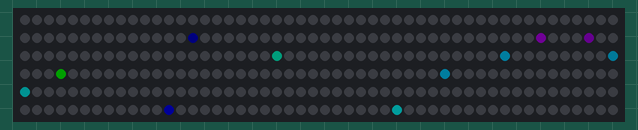
Bench run of a sketch on a simulated Arduino Uno, built with avr-gcc and run on an emulated ATmega328P. On the bench: 300 RGB LEDs in strip order, left to right, continuing on the next row. Dim RGB values are drawn brighter than linear; random numbers use the default seed unless the sketch sets one.

Above: at 8.06 s.
At 14.45 s:
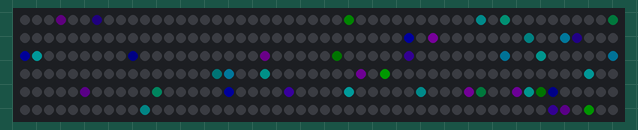
At 16.01 s:
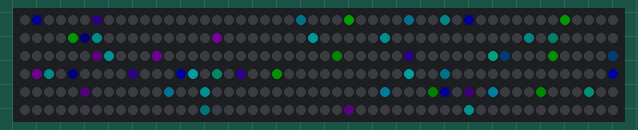
At 17.59 s:
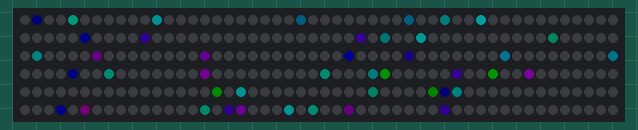

The sketch:

Twinkle_Pulse.ino
```cpp
// UNIVERSAL SETUP

#include <Adafruit_NeoPixel.h>
#include <LightConfig.h>
#include <Colors.h>
#include <Math.h>
Adafruit_NeoPixel strip = Adafruit_NeoPixel(NUM_LIGHTS, PIN_NUMBER, NEO_GRB + NEO_KHZ800);


// PROGRAM-SPECIFIC VARIABLE DEFINITIONS

#define NUM_TWINKLES 15
#define DELAY_MS    25

#define num_elements(x)  (sizeof(x) / sizeof((x)[0]))

char twinkle_location[NUM_LIGHTS] = {};
double minDensity = 0.008;
double maxDensity = 0.2;
double densityStep = 0.02;


// PROGRAM

void setup() {
  strip.setBrightness(BRIGHTNESS);
  strip.begin();
  strip.clear();
  strip.show(); // Initialize all pixels to 'off'
}

double density = minDensity;

void loop() {
  if (density > maxDensity) {
    density = maxDensity;
    densityStep *= -1;
  }
  else if (density < minDensity) {
    density = minDensity;
    densityStep *= -1;
  }

  density += density * densityStep;

  for (int x = 0; x < NUM_LIGHTS; x++) {
    if (random(10000) < density / 20 * 10000 && twinkle_location[x] == 0) {
      twinkle_location[x] = 19;
    }
  }

  for (int light = 0; light < NUM_LIGHTS; light++) {
    if (twinkle_location[light] > 0) {
      uint32_t picker = light % (num_elements(cool_colors));
      uint32_t light_color = cool_colors[picker];
      uint32_t fade_color;
      if (twinkle_location[light] > 15) {
        fade_color = LinearColorFade(BLACK, light_color, pow(((20 - twinkle_location[light])) / 5.0, 2));
      }
      else {
        fade_color = LinearColorFade(BLACK, light_color, pow(twinkle_location[light] / 15.0, 0.95));
      }
      strip.setPixelColor(light, fade_color);
      twinkle_location[light] -= 1;
    }
    else {
      strip.setPixelColor(light, BLACK);
    }

  }
  strip.show();
  delay(DELAY_MS);
}


// Return colors that is a blend of a and b.
// a * (1 - percent) + b * (percent);
//
uint32_t LinearColorFade(uint32_t color_a, uint32_t color_b, float percent) {
  uint32_t r_a = (uint8_t)(color_a >> 16);
  uint32_t r_b = (uint8_t)(color_b >> 16);
  int16_t r_diff = r_b - r_a;

  uint32_t g_a = (uint8_t)(color_a >> 8);
  uint32_t g_b = (uint8_t)(color_b >> 8);
  int16_t g_diff = g_b - g_a;

  uint32_t b_a = (uint8_t)(color_a);
  uint32_t b_b = (uint8_t)(color_b);
  int16_t b_diff = b_b - b_a;

  int16_t new_r = round(r_a + r_diff * percent);
  int16_t new_g = round(g_a + g_diff * percent);
  int16_t new_b = round(b_a + b_diff * percent);

  return Adafruit_NeoPixel::Color(new_r, new_g, new_b);
}
```
